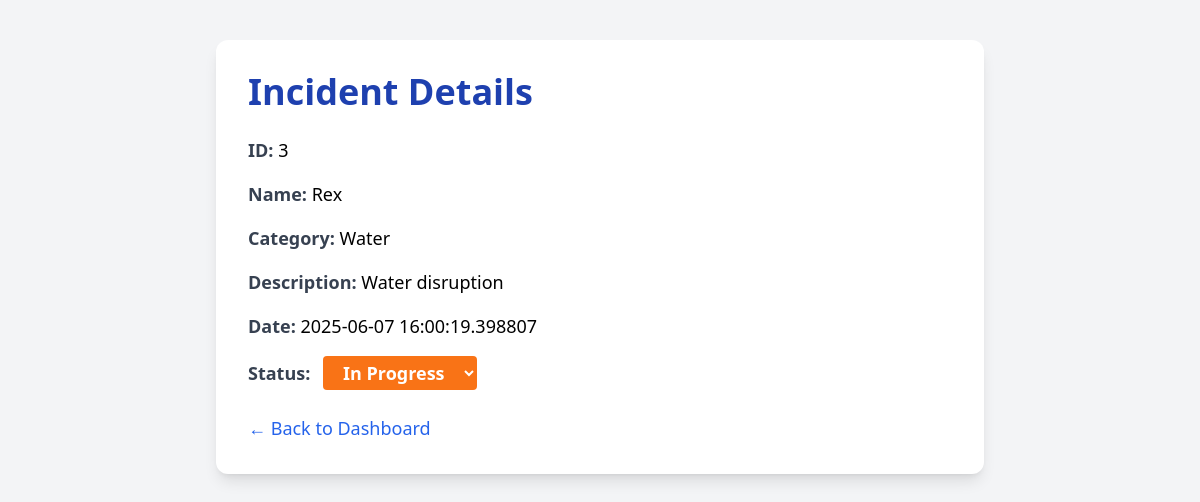
The app's page /incident/3, older data.
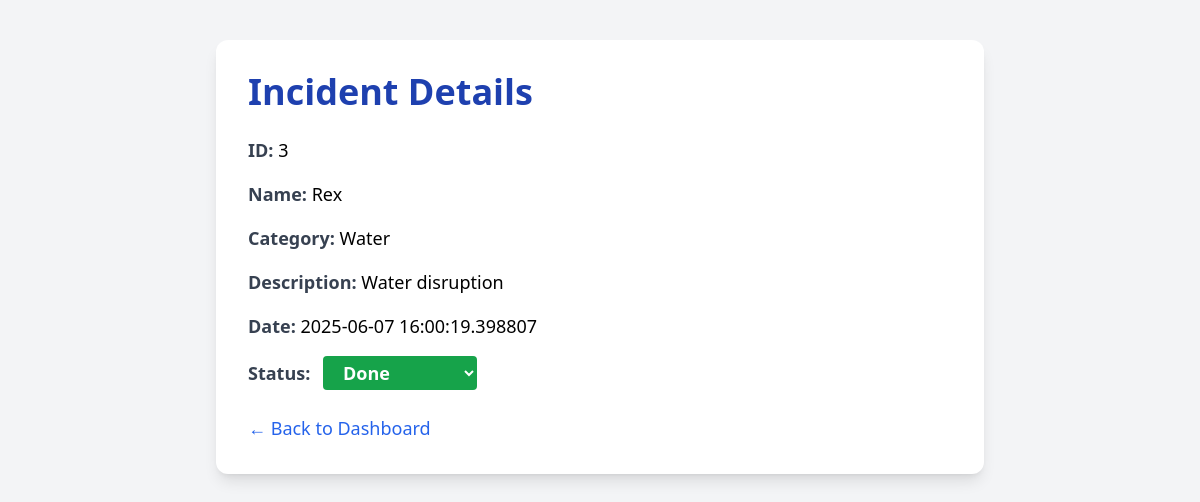
The same page, newer data.
### tables this page shows
CREATE TABLE incidents (
    id INTEGER PRIMARY KEY AUTOINCREMENT,
    name TEXT NOT NULL,
    phone TEXT NOT NULL,
    category TEXT NOT NULL,
    severity TEXT NOT NULL,
    description TEXT,
    location TEXT,
    photo_path TEXT,
    latitude REAL,
    longitude REAL,
    created_at TIMESTAMP DEFAULT CURRENT_TIMESTAMP
, status TEXT DEFAULT 'Open');

### app.py (the view)
@app.route("/incident/<int:id>")
def view_incident(id):
    db = get_db()
    incident = db.execute("SELECT * FROM incidents WHERE id = ?", (id,)).fetchone()
    return render_template("incident_detail.html", incident=incident)

### app.py (called while the page is built)
def get_db():
    if 'db' not in g:
        g.db = sqlite3.connect(INCIDENT_DB)
        g.db.row_factory = sqlite3.Row
    return g.db

### templates/incident_detail.html (shortened to what this page needs)
<!DOCTYPE html>
<html>
<head>
    <script src="https://cdn.tailwindcss.com"></script>
</head>
<body class="bg-gray-100 p-10">
    <div class="max-w-3xl mx-auto bg-white shadow-lg rounded-xl p-8">
        <h1 class="text-4xl font-bold mb-6 text-blue-800">Incident Details</h1>
        <div class="grid grid-cols-1 gap-4 text-lg">
            <div><span class="font-semibold text-gray-700">ID:</span> {{ incident.id }}</div>
            <div><span class="font-semibold text-gray-700">Name:</span> {{ incident.name }}</div>
            <div><span class="font-semibold text-gray-700">Category:</span> {{ incident.category }}</div>
            <div><span class="font-semibold text-gray-700">Description:</span> {{ incident.description }}</div>
            <div><span class="font-semibold text-gray-700">Date:</span> {{ incident.created_at }}</div>
            <div><span class="font-semibold text-gray-700">Status:</span>
<form action="{{ url_for('update_status', id=incident.id) }}" method="POST" class="inline">
    <select name="status" class="ml-2 px-4 py-1 rounded text-white font-semibold
        {% if incident.status == 'Done' %} bg-green-600
        {% elif incident.status == 'In Progress' %} bg-orange-500
        {% elif incident.status == 'Pending' %} bg-red-600
        {% else %} bg-gray-600 {% endif %}" onchange="this.form.submit()">
        <option value="In Progress" {% if incident.status == 'In Progress' %}selected{% endif %}>In Progress</option>
        <option value="Done" {% if incident.status == 'Done' %}selected{% endif %}>Done</option>
    </select>
</form>
        <div class="mt-6">
            <a href="{{ url_for('dashboard') }}" class="text-blue-600 hover:underline">← Back to Dashboard</a>
        </div>
    </div>
</body>
</html>

Row changes from the older to the newer data that the page shows:
changed incidents "Rex": status "In Progress" → "Done"
